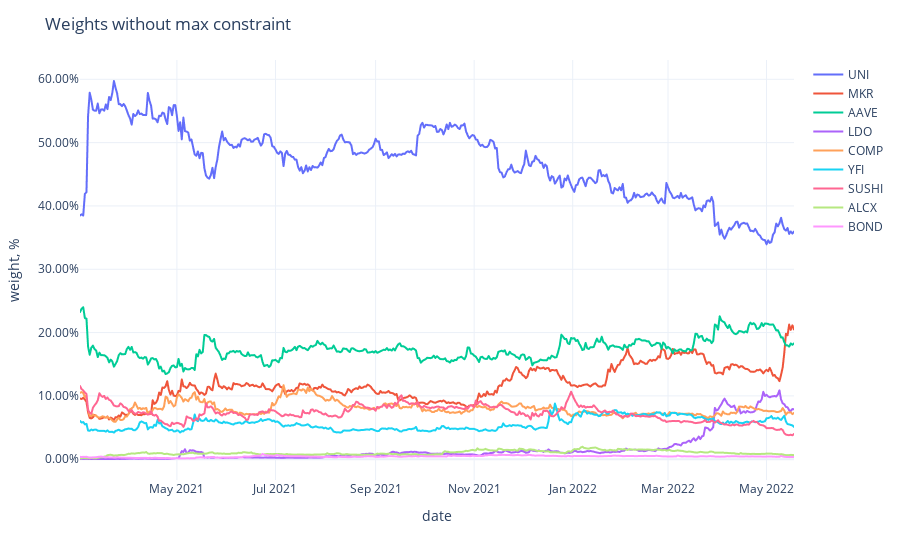

Notebook code cell kept with this figure:
### Code cell
fig = px.line(weights,
              labels={'value': 'weight, %', 'variable': ''})
fig.update_traces(
    hovertemplate="%{y}"
)
fig.update_yaxes(
    tickformat=".2%",
)
fig.update_xaxes(
    showspikes=True,
    spikethickness=2,
    spikedash="dot",
    spikecolor="#999999",
    spikemode="across",
)
fig.update_layout(
    ## showlegend=False,
    hovermode="x",
    hoverdistance=100,  ## Distance to show hover label of data point
    spikedistance=1000,  ## Distance to show spike
    template='plotly_white',
    title='Weights without max constraint'
)

### Figure 1 — Plotly figure (JSON) as saved in the notebook; plotly's stock layout.template omitted (floating-point values rounded to 4 significant figures; data arrays with more than 128 entries replaced by an {"elided": "..."} marker saying what was removed)
{"data": [{"hovertemplate": "%{y}", "legendgroup": "UNI", "line": {"color": "#636efa", "dash": "solid"}, "marker": {"symbol": "circle"}, "mode": "lines", "name": "UNI", "showlegend": true, "type": "scattergl", "x": {"elided": "443 str values"}, "xaxis": "x", "y": {"elided": "443 float values"}, "yaxis": "y"}, {"hovertemplate": "%{y}", "legendgroup": "MKR", "line": {"color": "#EF553B", "dash": "solid"}, "marker": {"symbol": "circle"}, "mode": "lines", "name": "MKR", "showlegend": true, "type": "scattergl", "x": {"elided": "443 str values"}, "xaxis": "x", "y": {"elided": "443 float values"}, "yaxis": "y"}, {"hovertemplate": "%{y}", "legendgroup": "AAVE", "line": {"color": "#00cc96", "dash": "solid"}, "marker": {"symbol": "circle"}, "mode": "lines", "name": "AAVE", "showlegend": true, "type": "scattergl", "x": {"elided": "443 str values"}, "xaxis": "x", "y": {"elided": "443 float values"}, "yaxis": "y"}, {"hovertemplate": "%{y}", "legendgroup": "LDO", "line": {"color": "#ab63fa", "dash": "solid"}, "marker": {"symbol": "circle"}, "mode": "lines", "name": "LDO", "showlegend": true, "type": "scattergl", "x": {"elided": "443 str values"}, "xaxis": "x", "y": {"elided": "443 float values"}, "yaxis": "y"}, {"hovertemplate": "%{y}", "legendgroup": "COMP", "line": {"color": "#FFA15A", "dash": "solid"}, "marker": {"symbol": "circle"}, "mode": "lines", "name": "COMP", "showlegend": true, "type": "scattergl", "x": {"elided": "443 str values"}, "xaxis": "x", "y": {"elided": "443 float values"}, "yaxis": "y"}, {"hovertemplate": "%{y}", "legendgroup": "YFI", "line": {"color": "#19d3f3", "dash": "solid"}, "marker": {"symbol": "circle"}, "mode": "lines", "name": "YFI", "showlegend": true, "type": "scattergl", "x": {"elided": "443 str values"}, "xaxis": "x", "y": {"elided": "443 float values"}, "yaxis": "y"}, {"hovertemplate": "%{y}", "legendgroup": "SUSHI", "line": {"color": "#FF6692", "dash": "solid"}, "marker": {"symbol": "circle"}, "mode": "lines", "name": "SUSHI", "showlegend": true, "type": "scattergl", "x": {"elided": "443 str values"}, "xaxis": "x", "y": {"elided": "443 float values"}, "yaxis": "y"}, {"hovertemplate": "%{y}", "legendgroup": "ALCX", "line": {"color": "#B6E880", "dash": "solid"}, "marker": {"symbol": "circle"}, "mode": "lines", "name": "ALCX", "showlegend": true, "type": "scattergl", "x": {"elided": "443 str values"}, "xaxis": "x", "y": {"elided": "443 float values"}, "yaxis": "y"}, {"hovertemplate": "%{y}", "legendgroup": "BOND", "line": {"color": "#FF97FF", "dash": "solid"}, "marker": {"symbol": "circle"}, "mode": "lines", "name": "BOND", "showlegend": true, "type": "scattergl", "x": {"elided": "443 str values"}, "xaxis": "x", "y": {"elided": "443 float values"}, "yaxis": "y"}], "layout": {"autosize": true, "hoverdistance": 100, "hovermode": "x", "legend": {"title": {"text": ""}, "tracegroupgap": 0}, "margin": {"t": 60}, "spikedistance": 1000, "title": {"text": "Weights without max constraint"}, "xaxis": {"anchor": "y", "autorange": true, "domain": [0, 1], "range": ["2021-03-02", "2022-05-18"], "showspikes": true, "spikecolor": "#999999", "spikedash": "dot", "spikemode": "across", "spikethickness": 2, "title": {"text": "date"}, "type": "date"}, "yaxis": {"anchor": "x", "autorange": true, "domain": [0, 1], "range": [-0.03284, 0.6305], "tickformat": ".2%", "title": {"text": "weight, %"}, "type": "linear"}}}
